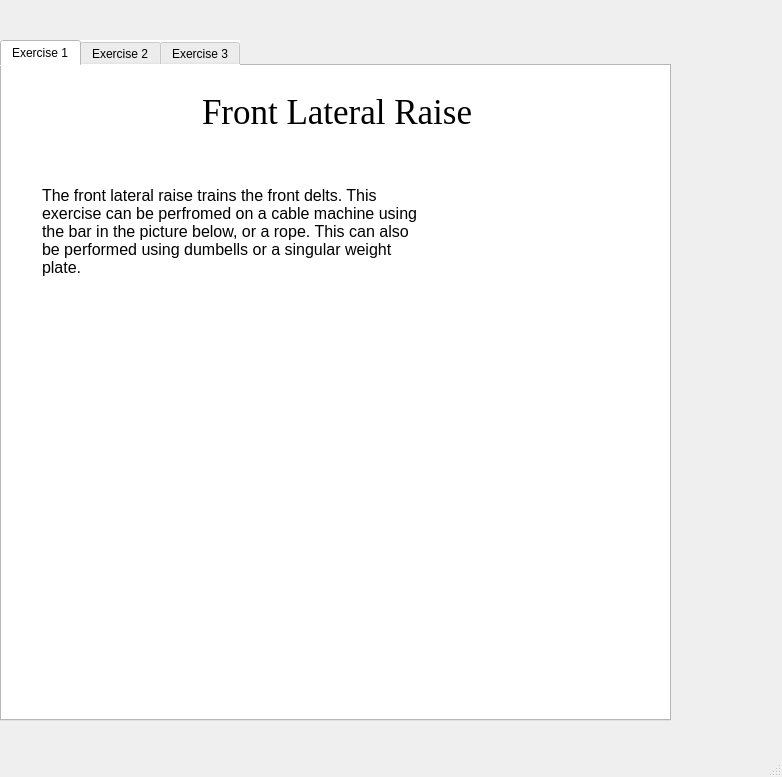
<?xml version="1.0" encoding="UTF-8"?>
<ui version="4.0">
 <class>MainWindow</class>
 <widget class="QMainWindow" name="MainWindow">
  <property name="geometry">
   <rect>
    <x>0</x>
    <y>0</y>
    <width>782</width>
    <height>777</height>
   </rect>
  </property>
  <property name="windowTitle">
   <string>MainWindow</string>
  </property>
  <widget class="QWidget" name="centralwidget">
   <widget class="QTabWidget" name="shoulders_tab_widget">
    <property name="geometry">
     <rect>
      <x>0</x>
      <y>40</y>
      <width>671</width>
      <height>681</height>
     </rect>
    </property>
    <property name="styleSheet">
     <string notr="true">background-color: rgb(255, 255, 255);</string>
    </property>
    <property name="currentIndex">
     <number>0</number>
    </property>
    <widget class="QWidget" name="tab">
     <attribute name="title">
      <string>Exercise 1</string>
     </attribute>
     <widget class="QLabel" name="sh_exercise_1_title_lbl">
      <property name="geometry">
       <rect>
        <x>200</x>
        <y>10</y>
        <width>381</width>
        <height>71</height>
       </rect>
      </property>
      <property name="font">
       <font>
        <family>Georgia</family>
        <pointsize>26</pointsize>
       </font>
      </property>
      <property name="text">
       <string>Front Lateral Raise</string>
      </property>
     </widget>
     <widget class="QLabel" name="sh_exercise_1_msg_lbl">
      <property name="geometry">
       <rect>
        <x>40</x>
        <y>120</y>
        <width>381</width>
        <height>171</height>
       </rect>
      </property>
      <property name="font">
       <font>
        <pointsize>12</pointsize>
       </font>
      </property>
      <property name="text">
       <string>The front lateral raise trains the front delts. This exercise can be perfromed on a cable machine using the bar in the picture below, or a rope. This can also be performed using dumbells or a singular weight plate.</string>
      </property>
      <property name="alignment">
       <set>Qt::AlignLeading|Qt::AlignLeft|Qt::AlignTop</set>
      </property>
      <property name="wordWrap">
       <bool>true</bool>
      </property>
     </widget>
     <widget class="QLabel" name="sh_exercise_1_lbl">
      <property name="geometry">
       <rect>
        <x>130</x>
        <y>300</y>
        <width>441</width>
        <height>321</height>
       </rect>
      </property>
      <property name="text">
       <string/>
      </property>
      <property name="pixmap">
       <pixmap>../../Pictures/sh_exercise_1.png</pixmap>
      </property>
     </widget>
    </widget>
    <widget class="QWidget" name="tab_2">
     <attribute name="title">
      <string>Exercise 2</string>
     </attribute>
     <widget class="QLabel" name="sh_exercise_2_title_lbl">
      <property name="geometry">
       <rect>
        <x>200</x>
        <y>13</y>
        <width>381</width>
        <height>71</height>
       </rect>
      </property>
      <property name="font">
       <font>
        <family>Georgia</family>
        <pointsize>26</pointsize>
       </font>
      </property>
      <property name="text">
       <string>Side Lateral Raise</string>
      </property>
     </widget>
     <widget class="QLabel" name="sh_exercise_2_msg_lbl">
      <property name="geometry">
       <rect>
        <x>20</x>
        <y>110</y>
        <width>381</width>
        <height>171</height>
       </rect>
      </property>
      <property name="font">
       <font>
        <pointsize>12</pointsize>
       </font>
      </property>
      <property name="text">
       <string>The side lateral raise trains the side delt. This exercise is best to be performed seated with dumbells with the correct form. This exercise can also be performed while standing with dumbells or single handed on a cable machine.</string>
      </property>
      <property name="alignment">
       <set>Qt::AlignLeading|Qt::AlignLeft|Qt::AlignTop</set>
      </property>
      <property name="wordWrap">
       <bool>true</bool>
      </property>
     </widget>
     <widget class="QLabel" name="sh_exercise_2_lbl">
      <property name="geometry">
       <rect>
        <x>20</x>
        <y>310</y>
        <width>611</width>
        <height>321</height>
       </rect>
      </property>
      <property name="text">
       <string/>
      </property>
      <property name="pixmap">
       <pixmap>../../Pictures/sh_exercise_2.png</pixmap>
      </property>
     </widget>
    </widget>
    <widget class="QWidget" name="tab_3">
     <attribute name="title">
      <string>Exercise 3</string>
     </attribute>
     <widget class="QLabel" name="sh_exercise_3_title_lbl">
      <property name="geometry">
       <rect>
        <x>249</x>
        <y>10</y>
        <width>211</width>
        <height>71</height>
       </rect>
      </property>
      <property name="font">
       <font>
        <family>Georgia</family>
        <pointsize>26</pointsize>
       </font>
      </property>
      <property name="text">
       <string>Face Pulls</string>
      </property>
     </widget>
     <widget class="QLabel" name="sh_exercise_2_msg_lbl_2">
      <property name="geometry">
       <rect>
        <x>20</x>
        <y>100</y>
        <width>381</width>
        <height>71</height>
       </rect>
      </property>
      <property name="font">
       <font>
        <pointsize>12</pointsize>
       </font>
      </property>
      <property name="text">
       <string>Face Pulls train the rear delts. This is performed on the cable machine with a rope.</string>
      </property>
      <property name="alignment">
       <set>Qt::AlignLeading|Qt::AlignLeft|Qt::AlignTop</set>
      </property>
      <property name="wordWrap">
       <bool>true</bool>
      </property>
     </widget>
     <widget class="QLabel" name="sh_exercise_3_lbl">
      <property name="geometry">
       <rect>
        <x>30</x>
        <y>269</y>
        <width>611</width>
        <height>321</height>
       </rect>
      </property>
      <property name="text">
       <string/>
      </property>
      <property name="pixmap">
       <pixmap>../../Pictures/sh_exercise_3.png</pixmap>
      </property>
     </widget>
    </widget>
   </widget>
  </widget>
  <widget class="QMenuBar" name="menubar">
   <property name="geometry">
    <rect>
     <x>0</x>
     <y>0</y>
     <width>782</width>
     <height>26</height>
    </rect>
   </property>
  </widget>
  <widget class="QStatusBar" name="statusbar"/>
 </widget>
 <resources/>
 <connections/>
</ui>
